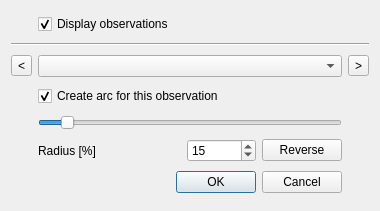
<?xml version="1.0" encoding="UTF-8"?>
<ui version="4.0">
 <class>placeDimension</class>
 <widget class="QDialog" name="placeDimension">
  <property name="geometry">
   <rect>
    <x>0</x>
    <y>0</y>
    <width>380</width>
    <height>211</height>
   </rect>
  </property>
  <property name="windowTitle">
   <string>IntersectIt :: place dimension</string>
  </property>
  <layout class="QGridLayout" name="gridLayout">
   <item row="2" column="1" colspan="4">
    <widget class="QComboBox" name="dimensionCombo"/>
   </item>
   <item row="7" column="1" colspan="4">
    <widget class="QDialogButtonBox" name="buttonBox">
     <property name="orientation">
      <enum>Qt::Horizontal</enum>
     </property>
     <property name="standardButtons">
      <set>QDialogButtonBox::Cancel|QDialogButtonBox::Ok</set>
     </property>
    </widget>
   </item>
   <item row="2" column="0">
    <widget class="QToolButton" name="prevButton">
     <property name="text">
      <string>&lt;</string>
     </property>
    </widget>
   </item>
   <item row="2" column="5">
    <widget class="QToolButton" name="nextButton">
     <property name="text">
      <string>&gt;</string>
     </property>
    </widget>
   </item>
   <item row="5" column="1" colspan="2">
    <widget class="QLabel" name="label">
     <property name="text">
      <string>Radius [%]</string>
     </property>
    </widget>
   </item>
   <item row="3" column="1" colspan="4">
    <widget class="QCheckBox" name="createBox">
     <property name="text">
      <string>Create arc for this observation</string>
     </property>
     <property name="checked">
      <bool>true</bool>
     </property>
    </widget>
   </item>
   <item row="4" column="1" colspan="4">
    <widget class="QSlider" name="radiusSlider">
     <property name="maximum">
      <number>200</number>
     </property>
     <property name="pageStep">
      <number>10</number>
     </property>
     <property name="value">
      <number>15</number>
     </property>
     <property name="sliderPosition">
      <number>15</number>
     </property>
     <property name="orientation">
      <enum>Qt::Horizontal</enum>
     </property>
     <property name="invertedAppearance">
      <bool>false</bool>
     </property>
     <property name="invertedControls">
      <bool>false</bool>
     </property>
     <property name="tickInterval">
      <number>0</number>
     </property>
    </widget>
   </item>
   <item row="5" column="3">
    <widget class="QSpinBox" name="radiusSpin">
     <property name="maximum">
      <number>200</number>
     </property>
     <property name="value">
      <number>15</number>
     </property>
    </widget>
   </item>
   <item row="5" column="4">
    <widget class="QPushButton" name="reverseButton">
     <property name="text">
      <string>Reverse</string>
     </property>
    </widget>
   </item>
   <item row="1" column="0" colspan="6">
    <widget class="Line" name="line">
     <property name="orientation">
      <enum>Qt::Horizontal</enum>
     </property>
    </widget>
   </item>
   <item row="0" column="1" colspan="3">
    <widget class="QCheckBox" name="displayLayersBox">
     <property name="text">
      <string>Display observations</string>
     </property>
     <property name="checked">
      <bool>true</bool>
     </property>
     <property name="tristate">
      <bool>false</bool>
     </property>
    </widget>
   </item>
  </layout>
 </widget>
 <tabstops>
  <tabstop>buttonBox</tabstop>
  <tabstop>dimensionCombo</tabstop>
  <tabstop>nextButton</tabstop>
  <tabstop>createBox</tabstop>
  <tabstop>radiusSlider</tabstop>
  <tabstop>radiusSpin</tabstop>
  <tabstop>reverseButton</tabstop>
  <tabstop>prevButton</tabstop>
 </tabstops>
 <resources/>
 <connections>
  <connection>
   <sender>buttonBox</sender>
   <signal>accepted()</signal>
   <receiver>placeDimension</receiver>
   <slot>accept()</slot>
   <hints>
    <hint type="sourcelabel">
     <x>342</x>
     <y>164</y>
    </hint>
    <hint type="destinationlabel">
     <x>157</x>
     <y>213</y>
    </hint>
   </hints>
  </connection>
  <connection>
   <sender>buttonBox</sender>
   <signal>rejected()</signal>
   <receiver>placeDimension</receiver>
   <slot>reject()</slot>
   <hints>
    <hint type="sourcelabel">
     <x>342</x>
     <y>164</y>
    </hint>
    <hint type="destinationlabel">
     <x>286</x>
     <y>213</y>
    </hint>
   </hints>
  </connection>
 </connections>
</ui>
